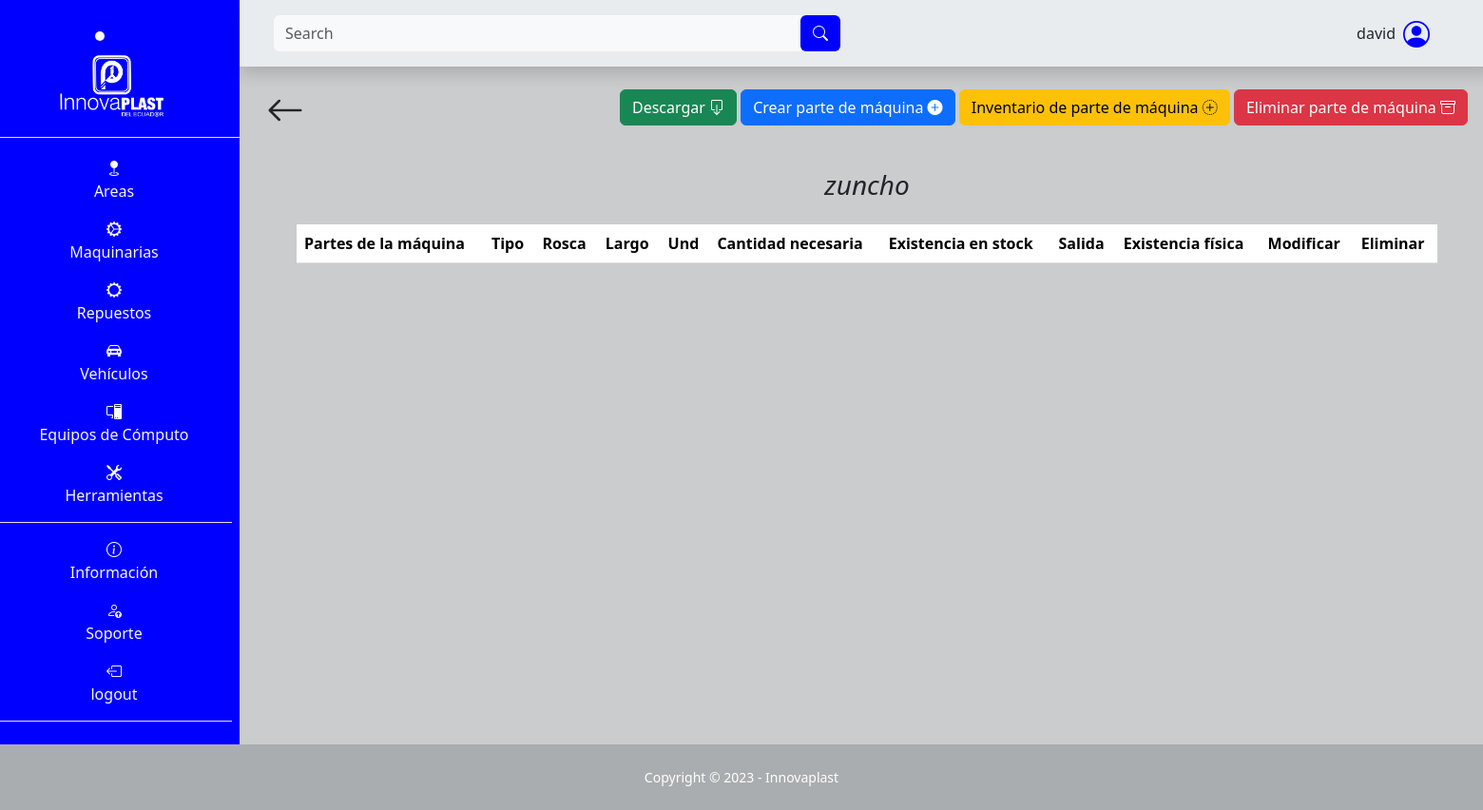
/repuesto/detalles_repuesto_maquina/1 (signed in), run on an earlier commit of the app's database.
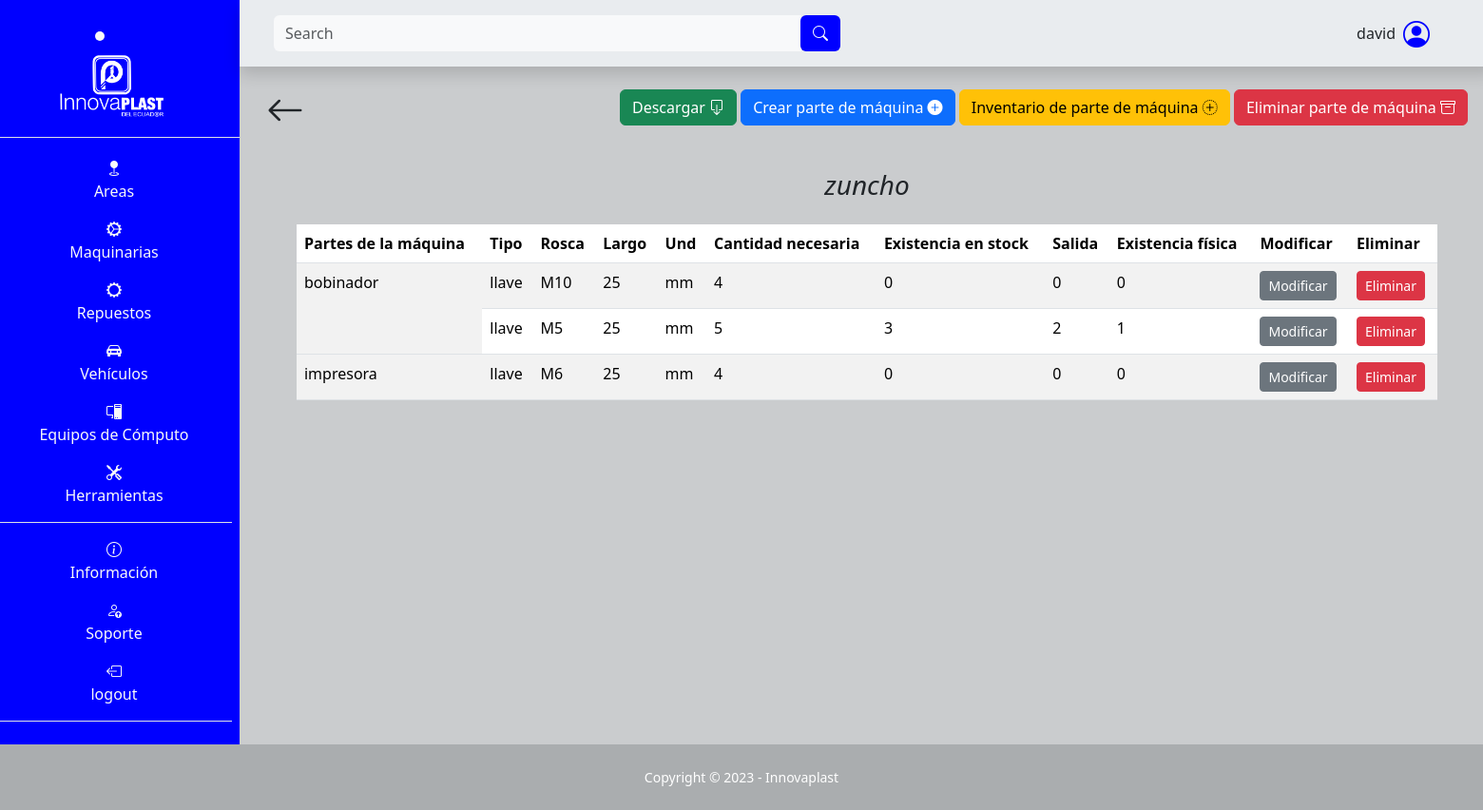
And on a later commit of the database.
### SGE_repuesto/models.py (models this page shows, shortened)
class Maquina(models.Model):
    nombre = models.CharField(max_length=100, null=False, blank=False)

class Parte(models.Model):
    maquina = models.ForeignKey(Maquina, on_delete=models.CASCADE)
    nombre = models.CharField(max_length=50, null=False, blank=False)

class Inventario(models.Model):
    parte = models.ForeignKey(Parte, on_delete=models.CASCADE)
    tipo = models.CharField(max_length=50, null=False, blank=False)
    rosca = models.CharField(max_length=50, null=True, blank=True)
    largo = models.CharField(max_length=50, null=True, blank=True)
    und = models.CharField(max_length=50, null=True, blank=True)
    cantidad_necesaria = models.IntegerField(null=False, blank=False)
    existencia_stock = models.IntegerField(null=False, blank=False)
    salida = models.IntegerField(null=False, blank=False)
    def existencia_fisica(self):
        cantidad_existencia_fisica = self.existencia_stock - self.salida
        return cantidad_existencia_fisica

### SGE_repuesto/views.py (the view, shortened to what this page needs)
# urls.py: path('detalles_repuesto_maquina/<int:id>', views.detalles, name="detalles_repuesto_maquina"),
@login_required
def detalles(request, id):
    if request.method == 'GET':
        maquina = get_object_or_404(Maquina, id=id)
        partes_maquina = Parte.objects.filter(maquina=maquina)
        part_form = ParteRepuestoForm()
        inve_form = InventarioRepuestoForm()
        context = {
            'maquina': maquina,
            'partes_maquina': partes_maquina,
            'part_form': part_form,
            'inve_form': inve_form
        }
        return render(request, 'SGE_repuesto/detalles.html', context)

### SGE_repuesto/forms.py
class ParteRepuestoForm(forms.ModelForm):
    class Meta:
        model = Parte
        fields = '__all__'
        exclude = ['maquina']
        widgets = {
            'nombre': forms.TextInput(attrs={'class': 'form-control m-2', 'placeholder': 'Nombre de la parte'}),
        }

class InventarioRepuestoForm(forms.ModelForm):
    class Meta:
        model = Inventario
        fields = '__all__'
        exclude = ['parte']
        labels = {
            'und': 'UND',
        }
        widgets = {
            'tipo': forms.TextInput(attrs={'class': 'form-control m-2'}),
            'rosca': forms.TextInput(attrs={'class': 'form-control m-2'}),
            'largo': forms.TextInput(attrs={'class': 'form-control m-2'}),
            'und': forms.TextInput(attrs={'class': 'form-control m-2'}),
            'cantidad_necesaria': forms.NumberInput(attrs={'class': 'form-control m-2', 'type': 'number'}),
            'existencia_stock': forms.NumberInput(attrs={'class': 'form-control m-2', 'type': 'number'}),
            'salida': forms.NumberInput(attrs={'class': 'form-control m-2', 'type': 'number'}),
        }

### templates/SGE_repuesto/detalles.html (shortened to what this page needs)
{% extends "layout/base.html" %}
{% block 'search' %}
<form class="d-flex form-inline mr-auto ml-md-3 my-2 my-md-0 ms-3 me-3 mw-100 navbar-search" role="search" action="" method='GET'>
    <div class="input-group">
        <input class="form-control bg-light border-0 small" id="search-input" name="search" type="search" placeholder="Search" aria-label="Search">
        <div class="input-group-append">
            <button class="btn barra text-light" type="submit">
                <i class="bi bi-search"></i>
            </button>
        </div>
    </div>
</form>
{% endblock 'search' %}
{% block 'content' %}
<div class="container">
    <div class="d-flex p-3 justify-content-between">
        <a class="text-decoration-none text-dark flecha-atras" href="{% url "repuesto_maquina" %}">
            <i class="bi bi-arrow-left fs-1"></i>
        </a>
        <div class="pt-2 me-3 me-md-0">
            <button type="button" class="btn btn-success" data-bs-toggle="modal" data-bs-target="#modal-descargar">
                Descargar <i class="bi bi-box-arrow-down "></i>
            </button>
            <button type="button" class="btn btn-primary" data-bs-toggle="modal" data-bs-target="#modal-parte">
                Crear parte de máquina <i class="bi bi-plus-circle-fill"></i>
            </button>
            <button type="button" class="btn btn-warning mt-md-0 mt-2" data-bs-toggle="modal" data-bs-target="#modal-inventario">
                Inventario de parte de máquina <i class="bi bi-plus-circle-dotted"></i>
            </button>
            <button type="button" class="btn btn-danger" data-bs-toggle="modal" data-bs-target="#modal-eliminar-parte">
                Eliminar parte de máquina <i class="bi bi-archive"></i>
            </button>
        </div>
    </div>
    <div class="mt-3 ps-5 pe-5">
        <h3 class="text-center text-dark fst-italic">{{ maquina.nombre }}</h3>
        <table class="table table-striped mt-4">
            <thead>
                <tr>
                    <th>Partes de la máquina</th>
                    <th>Tipo</th>
                    <th>Rosca</th>
                    <th>Largo</th>
                    <th>Und</th>
                    <th>Cantidad necesaria</th>
                    <th>Existencia en stock</th>
                    <th>Salida</th>
                    <th>Existencia física</th>
                    <th>Modificar</th>
                    <th>Eliminar</th>
                </tr>
            </thead>
            <tbody>
                {% for parte in partes_maquina %}
                <tr>
                    <td rowspan="{{ parte.inventario_set.count }}">{{ parte.nombre }}</td>
                    {% for inventario in parte.inventario_set.all %}
                    {% if forloop.first %}
                    <td>{{ inventario.tipo }}</td>
                    <td>{{ inventario.rosca }}</td>
                    <td>{{ inventario.largo }}</td>
                    <td>{{ inventario.und }}</td>
                    <td>{{ inventario.cantidad_necesaria }}</td>
                    <td>{{ inventario.existencia_stock }}</td>
                    <td>{{ inventario.salida }}</td>
                    <td>{{ inventario.existencia_fisica }}</td>
                    <td>
                        <button type="button" class="btn btn-secondary btn-sm" data-bs-toggle="modal" data-bs-target="#Modal{{ inventario.id }}">
                            Modificar
                        </button>
                    </td>
                    <td><a class="btn btn-danger btn-sm" href="{% url "eliminar_inventario" id=inventario.id %}">Eliminar</a></td>
                    {% else %}
                </tr>
                <tr>
                    <td>{{ inventario.tipo }}</td>
                    <td>{{ inventario.rosca }}</td>
                    <td>{{ inventario.largo }}</td>
                    <td>{{ inventario.und }}</td>
                    <td>{{ inventario.cantidad_necesaria }}</td>
                    <td>{{ inventario.existencia_stock }}</td>
                    <td>{{ inventario.salida }}</td>
                    <td>{{ inventario.existencia_fisica }}</td>
                    <td>
                        <button type="button" class="btn btn-secondary btn-sm" data-bs-toggle="modal" data-bs-target="#Modal{{ inventario.id }}">
                            Modificar
                        </button>
                    </td>
                    <td><a class="btn btn-danger btn-sm" href="{% url "eliminar_inventario" id=inventario.id %}">Eliminar</a></td>
                </tr>
                    {% endif %}
                    {% endfor %}
                </tr>
                {% endfor %}
            </tbody>
        </table>
    </div>
</div>
{% endblock %}

### templates/layout/base.html (shortened to what this page needs)
{% load static %}
<!DOCTYPE html>
<html lang="es">
<head>
    <link rel="stylesheet" href="https://cdn.jsdelivr.net/npm/bootstrap-icons@1.10.3/font/bootstrap-icons.css">
    <link rel="stylesheet" href="{% static "css/bootstrap.css" %}">
    <link rel="stylesheet" href="{% static "css/style.css" %}">
</head>
<body class="" id="page-top">
    <main>
        <div class="row">
            <div class="col-12 col-md-2 m-0 p-0 text-light text-center barra d-none d-md-block">
                <li class="nav-item active text-center fs-3 lista-menu m-3" style="transition: background-color 0.5s ease">
                    <a class="nav-link" href="{% url "index" %}">
                        <img src="{% static "images/Innovaplast.png" %}" alt="Innovaplast" style="max-height: 70px;">
                    </a>
                </li>
                <ul class="flex-column align-items-stretch p-2 border-top">
                    <li class="nav-item mt-1 pt-2 lista-menu text-center" style="transition: background-color 0.5s ease">
                        <a class="text-light text-decoration-none lista-menu" href="{% url "area" %}"><i class="bi bi-geo-fill"></i><p>Areas</p></a>
                    </li>
                    <li class="nav-item lista-menu" style="transition: background-color 0.5s ease">
                        <a class="text-light text-decoration-none lista-menu" href="{% url "maquina" %}"><i class="bi bi-gear-wide-connected"></i><p>Maquinarias</p></a>
                    </li>
                    <li class="nav-item lista-menu" style="transition: background-color 0.5s ease">
                        <a class="text-light text-decoration-none lista-menu" href="{% url "repuesto_maquina" %}"><i class="bi bi-gear-wide"></i><p>Repuestos</p></a>
                    </li>
                    <li class="nav-item lista-menu" style="transition: background-color 0.5s ease">
                        <i class="bi bi-car-front-fill"></i><p>Vehículos</p>
                    </li>
                    <li class="nav-item lista-menu" style="transition: background-color 0.5s ease">
                        <a class="text-light text-decoration-none lista-menu" href="{% url "pc" %}"><i class="bi bi-pc-display"></i><p>Equipos de Cómputo</p></a>
                    </li>
                    <li class="nav-item border-bottom lista-menu" style="transition: background-color 0.5s ease">
                        <a class="text-light text-decoration-none lista-menu" href="{% url "herramienta" %}"><i class="bi bi-tools"></i><p>Herramientas</p></a>
                    </li>
                    <li class="nav-item pt-3 lista-menu" style="transition: background-color 0.5s ease">
                        <i class="bi bi-info-circle"></i><p>Información</p>
                    </li>
                    <li class="nav-item lista-menu" style="transition: background-color 0.5s ease">
                        <a class="text-light text-decoration-none lista-menu" href="{% url "soporte" %}">  <i class="bi bi-person-up"></i><p>Soporte</p></a>
                    </li>
                    {% if user.is_authenticated %}
                        <li class="nav-item lista-menu border-bottom" style="transition: background-color 0.5s ease">
                            <a class="text-light text-decoration-none lista-menu" href="{% url "logout" %}"><i class="bi bi-box-arrow-left"></i><p>logout</p></a>
                        </li>
                    {% else %}
                        <li class="nav-item lista-menu border-bottom" style="transition: background-color 0.5s ease">
                            <a class="text-light text-decoration-none lista-menu" href="{% url "login" %}"><i class="bi bi-box-arrow-right"></i><p>Login</p></a>
                        </li>
                    {% endif %}
                </ul>
            </div>
            <div class="col-12 col-md-10 m-0 p-0">
                <nav class="row navbar bg-body-secondary p-2 m-0 shadow sticky-top navbar-expand-lg">
                        <div class="col-12 col-md-6 order-lg-first order-last">
                            {% block 'search' %}{% endblock 'search' %}
                        </div>
                        <div class="col-12 col-md-6">
                            <div class="me-5 d-flex justify-content-center justify-content-md-end align-items-center">
                                <p class="ms-5 mt-auto mb-auto">{{ user }}</p>
                                <i class="bi bi-person-circle fs-3 ms-2 icono-persona"></i>
                            </div>
                        </div>
                </nav>
                {% block 'content' %}{% endblock %}
            </div>
    </main>
    <footer class="footer">
        <div class="small text-center p-4 text-white">Copyright &copy; 2023 - Innovaplast</div>
    </footer>
</body>
</html>

### static/css/style.css (style rules this page uses)
:root { --color-primary: #2ea3f2; }
* { margin: 0; padding: 0; box-sizing: border-box; }
body { background-color: #caccce; }
.barra { background-color: blue; }
ul { list-style-type: none; }
.icono-persona { color: blue; }
.footer { background-color: #aaadaf; }

What changed in the data, as far as the page shows it:
added Parte: nombre "bobinador"
added Inventario: tipo "llave", rosca "M10", largo "25", und "mm", cantidad_necesaria "4", existencia_stock "0", salida "0", existencia_fisica "0", shown under "bobinador"
added Inventario: tipo "llave", rosca "M5", largo "25", und "mm", cantidad_necesaria "5", existencia_stock "3", salida "2", existencia_fisica "1", shown under "bobinador"
added Parte: nombre "impresora"
added Inventario: tipo "llave", rosca "M6", largo "25", und "mm", cantidad_necesaria "4", existencia_stock "0", salida "0", existencia_fisica "0", shown under "impresora"
